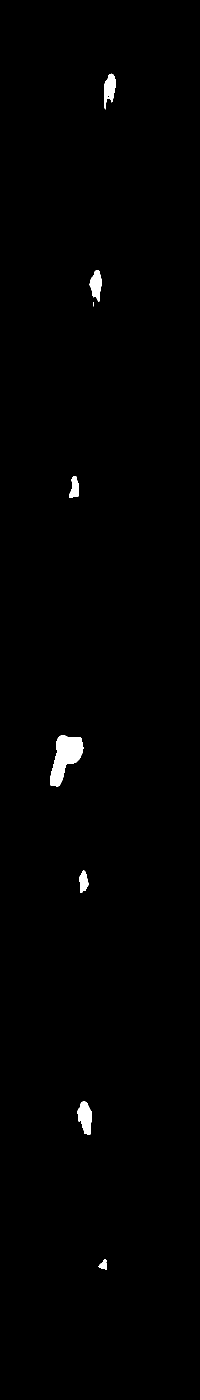
#> input picture auto_labeler/data/delete/20220513-182408_03_RGB.jpg0.png, 400 x 2800 px, found by its file name (shown at 1/2 size)
$ jupyter execute --allow-errors labeler.ipynb
#> lines starting #> are read from the running program, lines starting #| are printed output that depends on the picture; after the words box and inside, x2 and y2 are one past the last pixel; in counts of white or black regions, pixels touching at a corner belong together
[cell 1]
import csv
from PIL import Image
import cv2
import numpy as np

[cell 2]
# mask = "data/mask.png"
# segment = "data/semantic.png"
mask = "data/20220513-182408_03_RGB.jpg0.png"
segment = "data/20220513-182408_03_RGB.jpg1.jpg"

[cell 3]
mask_img = Image.open(mask).convert('L')
#> mask_img is the input picture: PIL image 400x2800 L; 0.76% white; 8 white regions (1 under 20 px), largest, box (x1, y1, x2, y2) and area: (100, 1471, 167, 1573) 3801, (155, 2203, 184, 2270) 1307, (208, 147, 232, 219) 1035
display(mask_img)

segment_img = Image.open(segment)
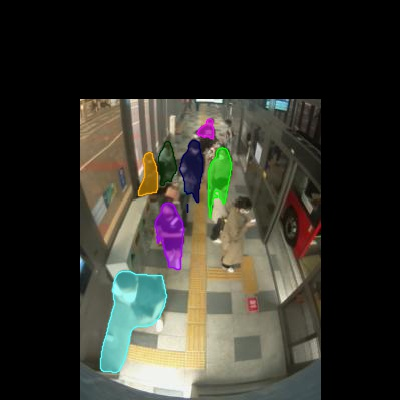
#> input picture auto_labeler/data/delete/20220513-182408_03_RGB.jpg1.jpg, 400 x 400 px, found by its file name
#> segment_img is the input picture: PIL image 400x400 RGB; mean R, G, B 52.3, 51.5, 43.7
display(segment_img)

[cell 4]
mask_arr = np.array(mask_img)
h, w = mask_arr.shape[0], mask_arr.shape[1]
#> h = 2800; w = 400

[cell 5]
## split mask and save
split_arr = np.split(mask_arr, h/w, axis=0)
#> split_arr = 7 items

for i, j in enumerate(split_arr):
    im = Image.fromarray(np.uint8(j))
    im.save(f"data/splited/{i}.png")
#> this loop made 7 passes
#> pass 1, `im = Image.fromarray(np.uint8(j))`:
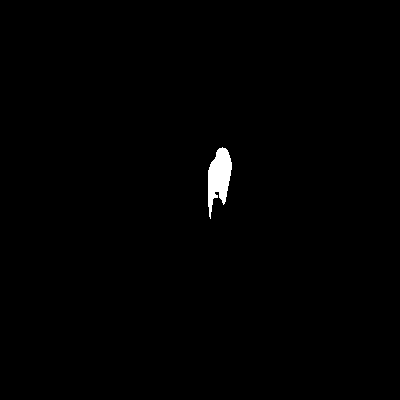
#> im: PIL image 400x400 L; 0.65% white; 1 white region, box (x1, y1, x2, y2) and area: (208, 147, 232, 219) 1035
#> pass 2, `im = Image.fromarray(np.uint8(j))`:
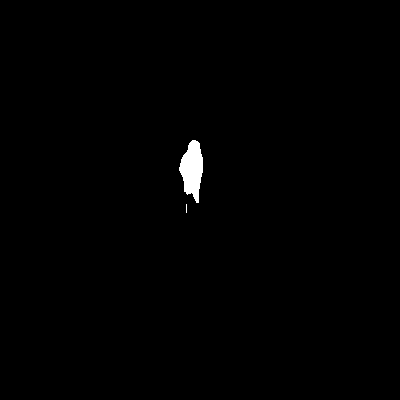
#> im: PIL image 400x400 L; 0.62% white; 2 white regions (1 under 20 px), largest, box (x1, y1, x2, y2) and area: (179, 140, 203, 203) 979
#> pass 3, `im = Image.fromarray(np.uint8(j))`:
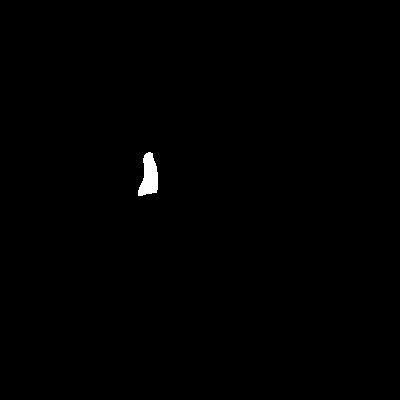
#> im: PIL image 400x400 L; 0.37% white; 1 white region, box (x1, y1, x2, y2) and area: (138, 152, 158, 196) 588
#> after the loop:
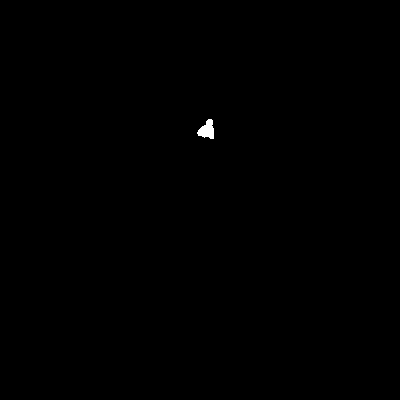
#> im: PIL image 400x400 L; 0.14% white; 1 white region, box (x1, y1, x2, y2) and area: (197, 119, 214, 139) 218
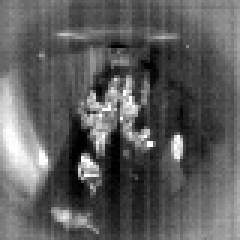
#> input picture auto_labeler/data/delete/20220513-182408_03_IR.png, 80 x 80 px, found by its file name (shown 3 times larger)
#> further down, ir is the input picture: shape (80, 80, 3); min 0, max 254, mean 92.8

[cell 6]
base_dir = "/media/z/0/MVPC10/CODE/pplcnt_model/auto_labeler/data/"


def tranformer(mask, ir):
    h_re, w_re = ir.shape[:2]
#> h_re = 80; w_re = 80
    scale = 27
    reshaped_size = (h_re*scale, w_re*scale)
#> reshaped_size = (2160, 2160)

    rgb_reshaped = cv2.resize(mask, reshaped_size)
    ir_reshaped = cv2.resize(ir, reshaped_size)

    x, y, xw, yh = -1.5*scale, -11.8*scale, 1.25, 1.12

    alpha = 1.0
    while True:
        matrix = np.float32([[xw, 0, y], [0, yh, x], [0, 0, 1]])
        warped = cv2.warpPerspective(rgb_reshaped, matrix, reshaped_size)
        overlayed = cv2.addWeighted(src1=ir_reshaped, alpha=alpha, src2=warped, beta=1-alpha, gamma=0)

        cv2.imshow("overlayed", overlayed)

        key = cv2.waitKey()
        if key == ord('p'): cv2.imwrite("warped.jpg", warped)

        elif key == 82: x -= 1
        elif key == 84: x += 1
        elif key == 81: y -= 1
        elif key == 83: y += 1

        elif key == ord('a'): xw -= 0.01
        elif key == ord('s'): xw += 0.01
        elif key == ord('z'): yh -= 0.01
        elif key == ord('x'): yh += 0.01

        elif key == ord('q'):
            alpha -= 0.02
            if alpha < 0: alpha = 0
        elif key == ord('w'):
            alpha += 0.02
            if alpha > 1: alpha = 1

        elif key == 27:
            cv2.destroyAllWindows()
            break
        # print(f'{x}, {y}, {xw:.2f}, {yh:.2f}')


#> (the rest of this cell did not finish here and is left out)

[cell 7]
## masking ir_img

base_dir = "/media/z/0/MVPC10/CODE/pplcnt_model/auto_labeler/data/"

#> (the rest of this cell did not finish here and is left out)
